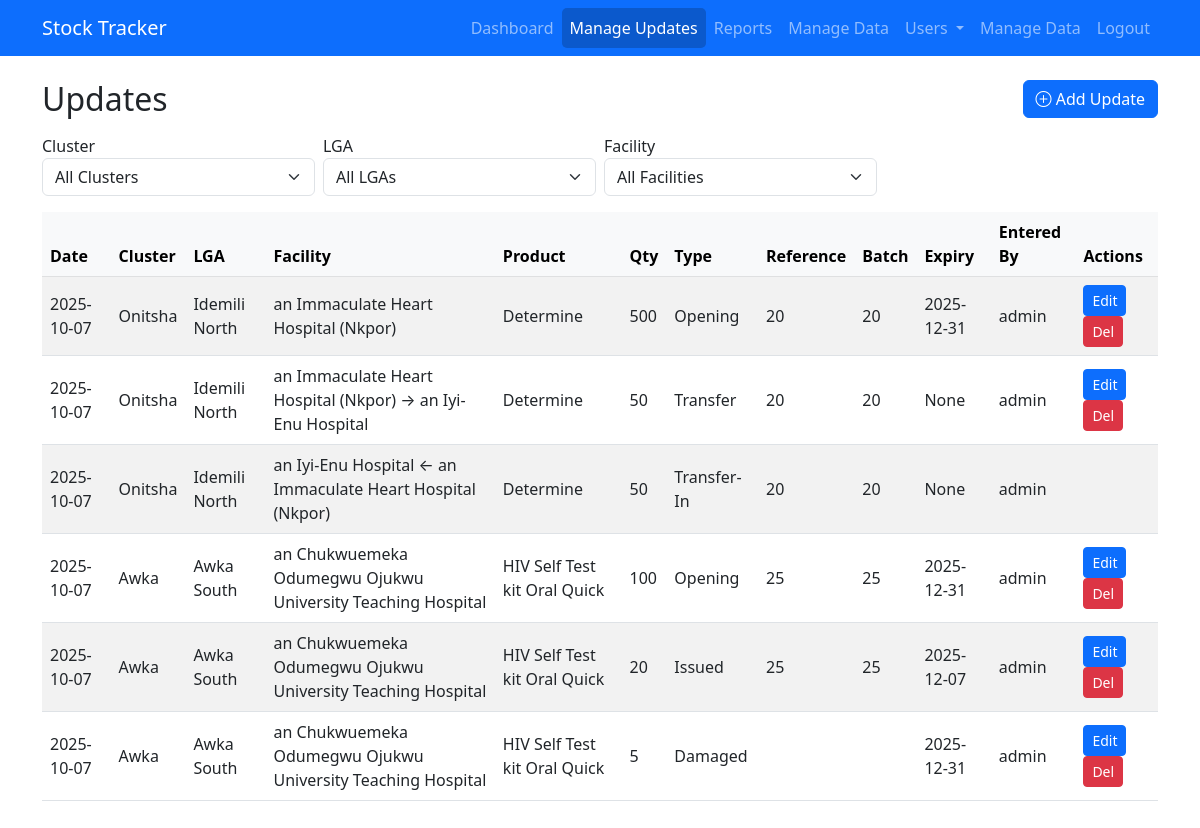
Page /transactions (signed in) on the committed database.
### models.py (models this page shows, shortened)
class StockTransaction(db.Model):
    id = db.Column(db.Integer, primary_key=True)
    facility_id = db.Column(db.Integer, db.ForeignKey('facility.id'), nullable=False)  # source facility
    product_id = db.Column(db.Integer, db.ForeignKey('product.id'), nullable=False)
    date = db.Column(db.Date, nullable=False, default=datetime.utcnow)
    quantity = db.Column(db.Integer, nullable=False)
    transaction_type = db.Column(db.String(20), nullable=False)
    reference_number = db.Column(db.String(50))
    batch_number = db.Column(db.String(50), nullable=True)
    expiry_date = db.Column(db.Date, nullable=True)
    entered_by = db.Column(db.String(120), nullable=True)
    created_at = db.Column(db.DateTime, default=datetime.utcnow)
    is_transfer_destination = db.Column(db.Boolean, default=False)
    destination_facility_id = db.Column(db.Integer, db.ForeignKey('facility.id'), nullable=True)
    comments = db.Column(db.Text)
    source_facility_id = db.Column(db.Integer, db.ForeignKey('facility.id'), nullable=True)
    facility = db.relationship(   # ✅ source facility
        'Facility',
        foreign_keys=[facility_id],
        backref='transactions_out'
    )
    destination_facility = db.relationship(
        'Facility',
        foreign_keys=[destination_facility_id],
        backref='transactions_in'
    )
    source_facility = db.relationship(  # ✅ new relationship for Transfer-In source
        'Facility',
        foreign_keys=[source_facility_id],
        backref='transactions_source'
    )

class Cluster(db.Model):
    id = db.Column(db.Integer, primary_key=True)
    name = db.Column(db.String(100), unique=True, nullable=False)
    lgas = db.relationship('LGA', backref='cluster', lazy=True)

class LGA(db.Model):
    id = db.Column(db.Integer, primary_key=True)
    name = db.Column(db.String(100), nullable=False)
    cluster_id = db.Column(db.Integer, db.ForeignKey('cluster.id'), nullable=False)
    facilities = db.relationship('Facility', backref='lga', lazy=True)

class Facility(db.Model):
    id = db.Column(db.Integer, primary_key=True)
    name = db.Column(db.String(150), nullable=False)
    lga_id = db.Column(db.Integer, db.ForeignKey('lga.id'), nullable=False)
    facility_products = db.relationship('FacilityProduct', backref='facility', lazy=True)

class Product(db.Model):
    id = db.Column(db.Integer, primary_key=True)
    name = db.Column(db.String(120), nullable=False)
    unit = db.Column(db.String(30))
    facility_products = db.relationship('FacilityProduct', backref='product', lazy=True)
    transactions = db.relationship('StockTransaction', backref='product', lazy=True)

### app.py (the view)
@app.route('/transactions')
@restrict_scope
def transactions():
    FacilityDest = aliased(Facility)
    FacilitySource = aliased(Facility)
    query = db.session.query(
        StockTransaction.id,
        StockTransaction.date,
        StockTransaction.quantity,
        StockTransaction.transaction_type,
        StockTransaction.reference_number,
        StockTransaction.batch_number,
        StockTransaction.expiry_date,
        StockTransaction.entered_by,
        Facility.id.label('facility_id'),
        Facility.name.label('facility'),
        FacilityDest.id.label('destination_facility_id'),
        FacilityDest.name.label('destination_facility'),
        FacilitySource.id.label('source_facility_id'),
        FacilitySource.name.label('source_facility'),
        LGA.id.label('lga_id'),
        LGA.name.label('lga'),
        Cluster.id.label('cluster_id'),
        Cluster.name.label('cluster'),
        Product.name.label('product')
    ).join(Facility, StockTransaction.facility_id == Facility.id) \
    .outerjoin(FacilityDest, StockTransaction.destination_facility_id == FacilityDest.id) \
    .outerjoin(FacilitySource, StockTransaction.source_facility_id == FacilitySource.id) \
    .join(LGA, Facility.lga_id == LGA.id) \
    .join(Cluster, LGA.cluster_id == Cluster.id) \
    .join(Product, StockTransaction.product_id == Product.id) \
    .filter(
        (g.cluster_id is None or LGA.cluster_id == g.cluster_id),
        (g.lga_id is None or Facility.lga_id == g.lga_id),
        (g.facility_id is None or StockTransaction.facility_id == g.facility_id)
    )
    transactions = query.order_by(StockTransaction.date.desc()).all()
    clusters, lgas, facilities = get_dropdowns(g.cluster_id, g.lga_id, g.facility_id)
    return render_template(
        'transactions.html',
        transactions=transactions,
        clusters=clusters,
        lgas=lgas,
        facilities=facilities,
        selected_cluster=g.cluster_id,
        selected_lga=g.lga_id,
        selected_facility=g.facility_id
    )

### app.py (called while the page is built)
@login_manager.user_loader
def load_user(user_id):
    return User.query.get(int(user_id))

### auth/scope_utils.py (called while the page is built, shortened)
def get_user_scope_filters(cluster_id=None, lga_id=None, facility_id=None):
    if current_user.role == 'super':
        return cluster_id, lga_id, facility_id

def restrict_scope(f):
    @wraps(f)
    def wrapper(*args, **kwargs):
        cluster_id = request.args.get("cluster", type=int)
        lga_id = request.args.get("lga", type=int)
        facility_id = request.args.get("facility", type=int)
        g.cluster_id, g.lga_id, g.facility_id = get_user_scope_filters(
            cluster_id, lga_id, facility_id
        )
        return f(*args, **kwargs)
    return wrapper

### templates/transactions.html (shortened to what this page needs)
{% extends "base.html" %}
{% block content %}
<div class="d-flex justify-content-between align-items-center mb-3">
  <h2 class="mb-0">Updates</h2>
  <a href="{{ url_for('add_transaction') }}" class="btn btn-primary">
    <i class="bi bi-plus-circle"></i> Add Update
  </a>
</div>
<form method="get" class="row g-2 mb-3">
  <div class="col-md-3">
    <label>Cluster</label>
    <select name="cluster" class="form-select" onchange="this.form.submit()">
      <option value="">All Clusters</option>
    </select>
  </div>
  <div class="col-md-3">
    <label>LGA</label>
    <select name="lga" class="form-select" onchange="this.form.submit()">
      <option value="">All LGAs</option>
    </select>
  </div>
  <div class="col-md-3">
    <label>Facility</label>
    <select name="facility" class="form-select" onchange="this.form.submit()">
      <option value="">All Facilities</option>
    </select>
  </div>
</form>
<div class="table-responsive">
<table class="table table-striped align-middle">
  <thead class="table-light">
    <tr>
      <th>Date</th>
      <th>Cluster</th>
      <th>LGA</th>
      <th>Facility</th>
      <th>Product</th>
      <th>Qty</th>
      <th>Type</th>
      <th>Reference</th>
      <th>Batch</th>
      <th>Expiry</th>
      <th>Entered By</th>
      <th>Actions</th>
    </tr>
  </thead>
  <tbody>
    {% for tx in transactions %}
    <tr>
      <td>{{ tx.date }}</td>
      <td>{{ tx.cluster }}</td>
      <td>{{ tx.lga }}</td>
      <td>
        {% if tx.transaction_type == "Transfer" %}
          {{ tx.facility }} → {{ tx.destination_facility or "N/A" }}
        {% elif tx.transaction_type == "Transfer-In" %}
          {{ tx.facility }} ← {{ tx.source_facility or "N/A" }}
        {% else %}
          {{ tx.facility }}
        {% endif %}
      </td>
      <td>{{ tx.product }}</td>
      <td>{{ tx.quantity }}</td>
      <td>{{ tx.transaction_type }}</td>
      <td>{{ tx.reference_number }}</td>
      <td>{{ tx.batch_number }}</td>
      <td>{{ tx.expiry_date }}</td>
      <td>{{ tx.entered_by }}</td>
      <td>
        {% if tx.transaction_type != 'Transfer-In' %}
            <a href="{{ url_for('edit_transaction', id=tx.id) }}" class="btn btn-sm btn-primary">Edit</a>
            <form action="{{ url_for('delete_transaction', id=tx.id) }}" method="post" style="display:inline;"
                  onsubmit="return confirm('Are you sure?');">
              <button type="submit" class="btn btn-sm btn-danger">Del</button>
            </form>
        {% endif %}
      </td>
    </tr>
    {% endfor %}
  </tbody>
</table>
</div>
{% endblock %}

### rows in the picture
StockTransaction: date "2025-10-07", cluster "Onitsha", lga "Idemili North", facility "an Immaculate Heart Hospital (Nkpor)", product "Determine", quantity "500", transaction_type "Opening", reference_number "20", batch_number "20", expiry_date "2025-12-31", entered_by "admin"
StockTransaction: date "2025-10-07", cluster "Onitsha", lga "Idemili North", facility "an Immaculate Heart Hospital (Nkpor)", name "an Iyi-Enu Hospital", product "Determine", quantity "50", transaction_type "Transfer", reference_number "20", batch_number "20", expiry_date "None", entered_by "admin"
StockTransaction: date "2025-10-07", cluster "Onitsha", lga "Idemili North", facility "an Iyi-Enu Hospital", name "an Immaculate Heart Hospital (Nkpor)", product "Determine", quantity "50", transaction_type "Transfer-In", reference_number "20", batch_number "20", expiry_date "None", entered_by "admin"
StockTransaction: date "2025-10-07", cluster "Awka", lga "Awka South", facility "an Chukwuemeka Odumegwu Ojukwu University Teaching Hospital", product "HIV Self Test kit Oral Quick", quantity "100", transaction_type "Opening", reference_number "25", batch_number "25", expiry_date "2025-12-31", entered_by "admin"
StockTransaction: date "2025-10-07", cluster "Awka", lga "Awka South", facility "an Chukwuemeka Odumegwu Ojukwu University Teaching Hospital", product "HIV Self Test kit Oral Quick", quantity "20", transaction_type "Issued", reference_number "25", batch_number "25", expiry_date "2025-12-07", entered_by "admin"
StockTransaction: date "2025-10-07", cluster "Awka", lga "Awka South", facility "an Chukwuemeka Odumegwu Ojukwu University Teaching Hospital", product "HIV Self Test kit Oral Quick", quantity "5", transaction_type "Damaged", expiry_date "2025-12-31", entered_by "admin"
